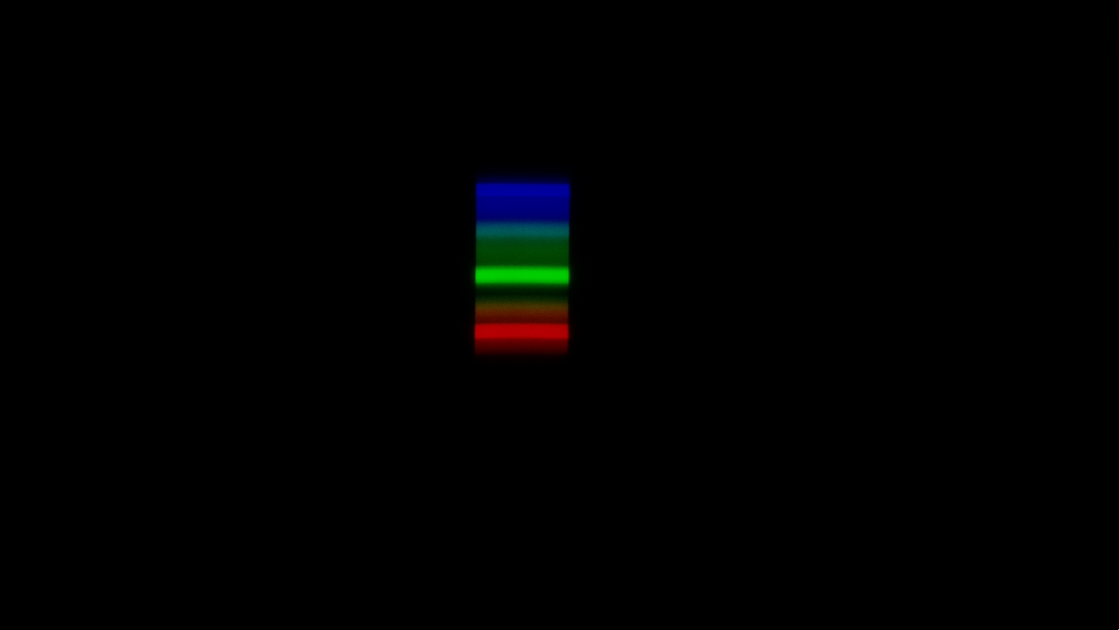
#> input picture data/rtut.png, 2238 x 1259 px (shown at 1/2 size)
$ python func2.py
#> lines starting #> are read from the running program, lines starting #| are printed output that depends on the picture
### lightfunction.py
import numpy as np
import matplotlib.pyplot as plt
import imageio
from scipy import ndimage
from cycler import cycler


# Где спектр на снимке 2560x1440: строки — вдоль спектра (синий сверху),
# столбцы — поперёк. Координаты подобраны для установки, на которой сняты
# примеры данных; для своих снимков их нужно проверить и при необходимости поправить.
ROWS = slice(370-60, 690+60)
COLS = slice(960-60, 1130+60)
BACKGROUND_COLS = slice(1130, 1350)

# Камера стоит чуть повёрнутой относительно щели, и линии спектра на снимке
# наклонены. Поворачиваем участок со спектром обратно на этот угол, градусы.
ANGLE = 0


def straighten(photo):
    top, bottom = ROWS.start+60 , ROWS.stop-60
    left, right = COLS.start+60, COLS.stop-60
    photo = photo[:, :, 0:3].astype(float)
    # поворот вокруг центра участка, то есть вокруг середины спектра
    photo[top:bottom, left:right] = ndimage.rotate(photo[top:bottom, left:right], ANGLE, reshape=False, order=1)
    return photo


# [28 lines left out: function readIntensity, not called in this run]

### func2.py
import numpy as np
import matplotlib.pyplot as plt
import lightfunction as light
dataPath="data/"
import imageio
photo = light.straighten(imageio.imread(dataPath + "rtut.png"))
#> in straighten, `top, bottom = ROWS.start+60 , ROWS.stop-60`: top = 370; bottom = 690
rgb = np.mean(photo[light.ROWS, light.COLS, 0:3], axis=1)
#> rgb = 440 rows, first 8: [0, 0, 0], [0, 0, 0], [0, 0, 0], [0, 0, 0], [0, 0, 0], [0, 0, 0], [0, 0, 0], [0, 0, 0]
red, green, blue = rgb[:, 0], rgb[:, 1], rgb[:, 2]
#> red = 440 values, max 117.4 at index 355, min 0 at index 0, mean 16.57; green = 440 values, max 134.3 at index 240, min 0 at index 0, mean 22.63; blue = 440 values, max 103.7 at index 77, min 0 at index 0, mean 21.14
from scipy.signal import find_peaks
peaks_red, _ = find_peaks(red, prominence=20)
#> peaks_red = [355]
peaks_green, _ = find_peaks(green, prominence=20)
#> peaks_green = [240]
peaks_blue, _ = find_peaks(blue, prominence=1)
#> peaks_blue = [77, 139, 223, 288, 355]
print(peaks_red, peaks_green, peaks_blue)
#| [355] [240] [ 77 139 223 288 355]
peaks = [435.8, 487.7, 546.1, 611.6] # нм
pixels = [77, 139, 240, 355]                         # ваши номера пикселей


fit = np.polyfit(pixels, peaks, 1)
a, b = fit

print(f"k = {a:.6f} , b={b:.6f}")

pixel_numbers = np.arange(len(rgb))
#> pixel_numbers = 440 values from 0 to 439


wavelength = np.polyval(fit,pixel_numbers)
#> wavelength = 440 values from 394.6 to 666.8


plt.figure(figsize=(10, 7))

plt.plot(pixels, peaks, 'o')

plt.plot(
    pixels,
    np.polyval(fit, pixels),
)

plt.xlabel("Номер пикселя")
plt.ylabel("Длина волны, нм")
plt.title("Калибровочная зависимость длины волны от номера пикселя")
plt.legend()
plt.grid()

plt.show()
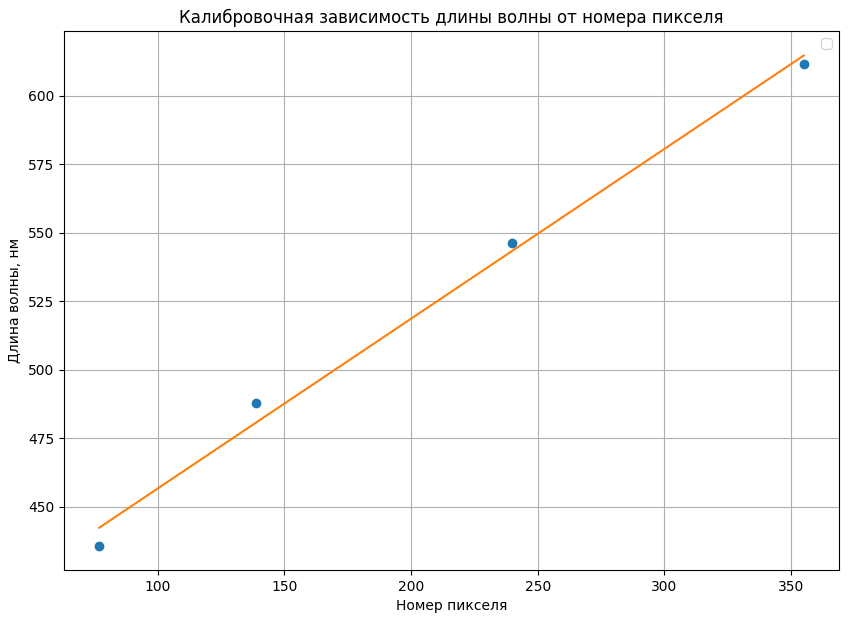
#> figure drawn by matplotlib, 1 panel
